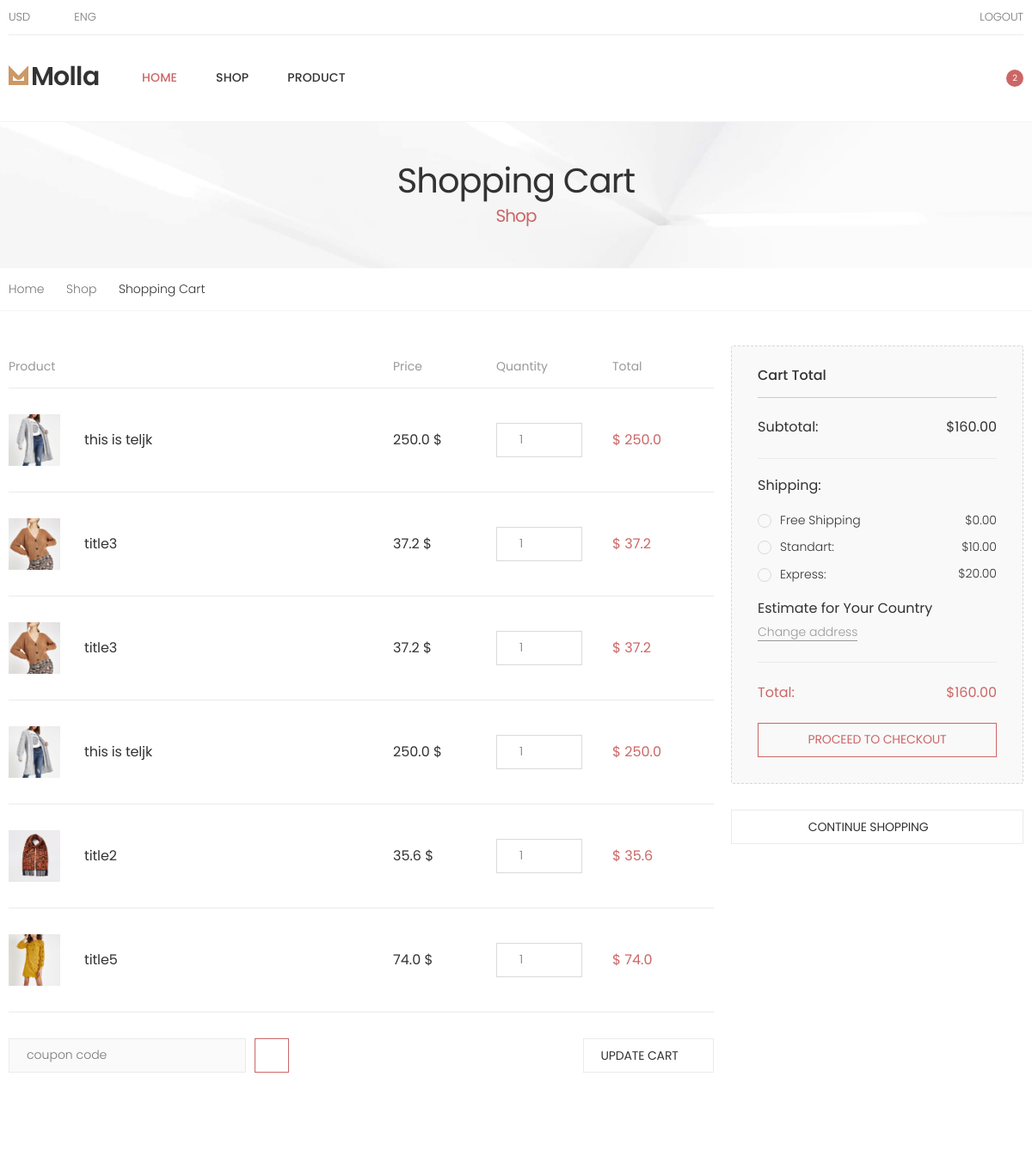
The page /cart/ (signed in, upper part) on the database as committed earlier.
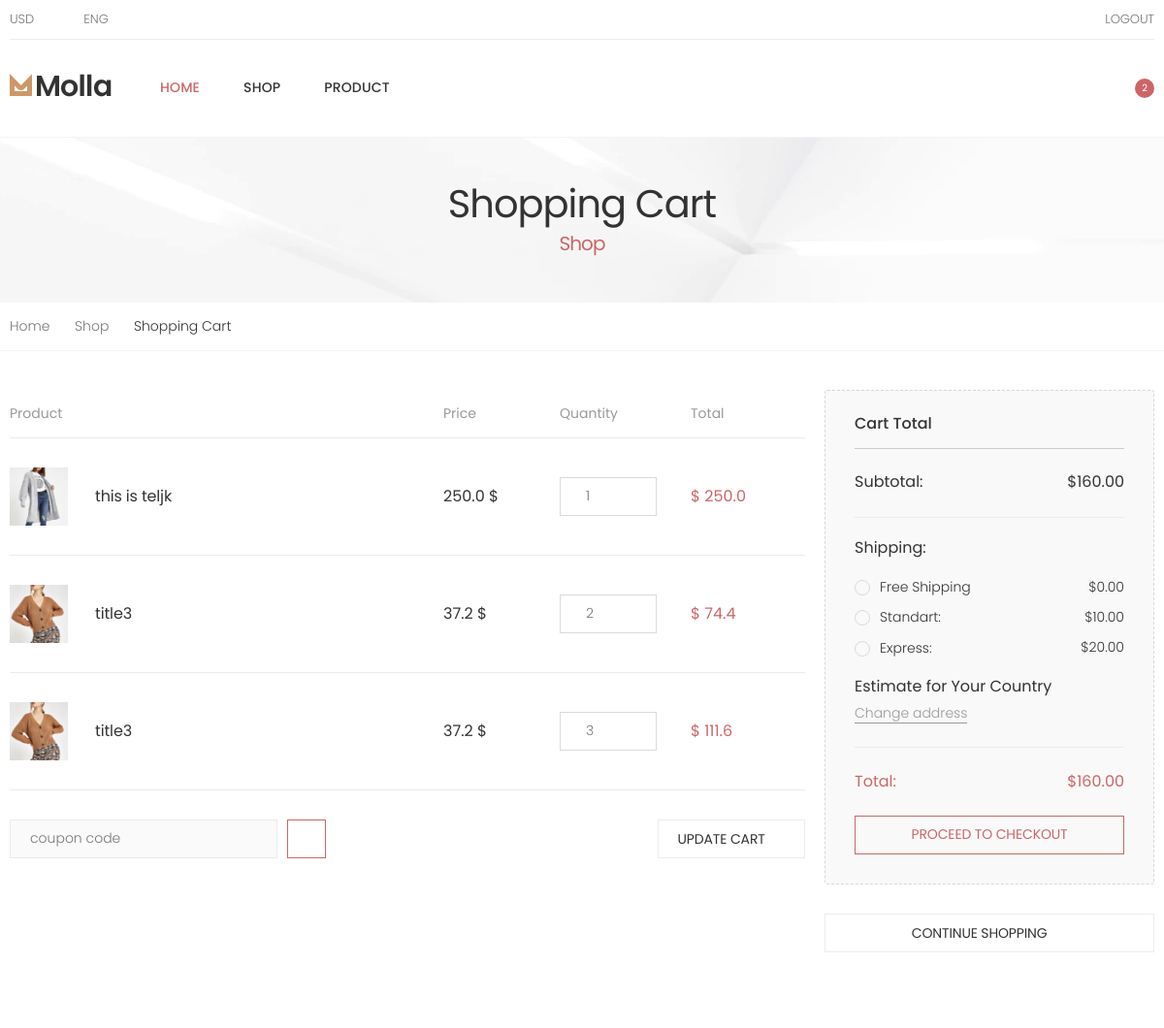
The same page on the database as committed later.
### shop/models.py (models this page shows, shortened)
class CartProduct(models.Model):
    cart = models.ForeignKey(Cart, on_delete=models.CASCADE, related_name='cart_products')
    product = models.ForeignKey(Product, on_delete=models.CASCADE, related_name='cartproducts')
    quantity = models.PositiveIntegerField()

class Product(models.Model):
    title = models.CharField(max_length=255)
    img = models.ImageField(null=True)
    description = models.CharField(max_length=255, null=True, blank=True)
    quantity = models.IntegerField()
    price = models.FloatField()
    link = models.URLField(null=True, blank=True)
    categories = models.ManyToManyField(Category, blank=True)

### shop/views.py (the view)
# urls.py: path('cart/', cart, name='cart'),
def cart(request):
    if request.user.is_authenticated:
        cart, created = Cart.objects.get_or_create(user=request.user, checked_at__isnull=True)
        cart_products = CartProduct.objects.filter(cart=cart)
        return render(request, 'shop/cart.html', {'cart_products': cart_products})
    else:
        return HttpResponseRedirect(reverse('category_list'))

### shop/context_processors.py (called while the page is built)
def cart_context(request):
    from shop.models import Cart
    if not request.user.is_authenticated:
        cart = None
    else:
        cart, created = Cart.objects.get_or_create(user=request.user, checked_at__isnull=True)
    return {
        'cart': cart,
    }

### shop/templatetags/carttags.py (called while the page is built)
@register.filter(name='mul')
def mul(a1, a2):
    return round(a1 * a2, 3)

### shop/templates/shop/cart.html (shortened to what the changed rows need)
{% extends 'shop/base.html' %}
{% load static %}
{% load carttags %}
{% block nav_bar %}
    <main class="main">
        <div class="page-header text-center"
             style="background-image: url('{% static 'assets/images/page-header-bg.jpg' %}')">
            <div class="container">
                <h1 class="page-title">Shopping Cart<span>Shop</span></h1>
            </div>
        </div>
        <div class="page-content">
            <div class="cart">
                <div class="container">
                    <div class="row">
                        <div class="col-lg-9">
                            <table class="table table-cart table-mobile">
                                <thead>
                                <tr>
                                    <th>Product</th>
                                    <th>Price</th>
                                    <th>Quantity</th>
                                    <th>Total</th>
                                    <th></th>
                                </tr>
                                </thead>
                                <tbody>
                                {% for card_product in cart.cart_products.all %}
                                    <tr>
                                        <td class="product-col">
                                            <div class="product">
                                                <figure class="product-media">
                                                    <a href="#">
                                                        <img src="{{ card_product.product.img.url }}"
                                                             alt="Product image">
                                                    </a>
                                                </figure>
                                                <h3 class="product-title">
                                                    <a href="#">{{ card_product.product.title }}</a>
                                                </h3>
                                            </div>
                                        </td>
                                        <td class="price-col">{{ card_product.product.price }} $</td>
                                        <td class="quantity-col">
                                            <div class="cart-product-quantity">
                                                <input type="number" class="form-control"
                                                       value="{{ card_product.quantity }}" min="1" max="10"
                                                       step="1" data-decimals="0" required>
                                            </div>
                                        </td>
                                        <td class="total-col">
                                            $ {{ card_product.quantity|mul:card_product.product.price }}</td>
                                        <td class="remove-col">
                                            <button class="btn-remove"><i class="icon-close"></i></button>
                                        </td>
                                    </tr>
                                {% endfor %}
                                </tbody>
                            </table>
                        </div>
                    </div>
                </div>
            </div>
        </div>
    </main>
{% endblock %}

Rows that differ between the two databases and show on the page:
removed CartProduct: product.img (picture), product "this is teljk", product.price "250.0", quantity "1", quantity|mul "250.0"
removed CartProduct: product.img (picture), product "title2", product.price "35.6", quantity "1", quantity|mul "35.6"
removed CartProduct: product.img (picture), product "title5", product.price "74.0", quantity "1", quantity|mul "74.0"
changed CartProduct (number 2 of 3 on the later page): quantity "1" → "2"; quantity|mul "37.2" → "74.4"
changed CartProduct (number 3 of 3 on the later page): quantity "1" → "3"; quantity|mul "37.2" → "111.6"
